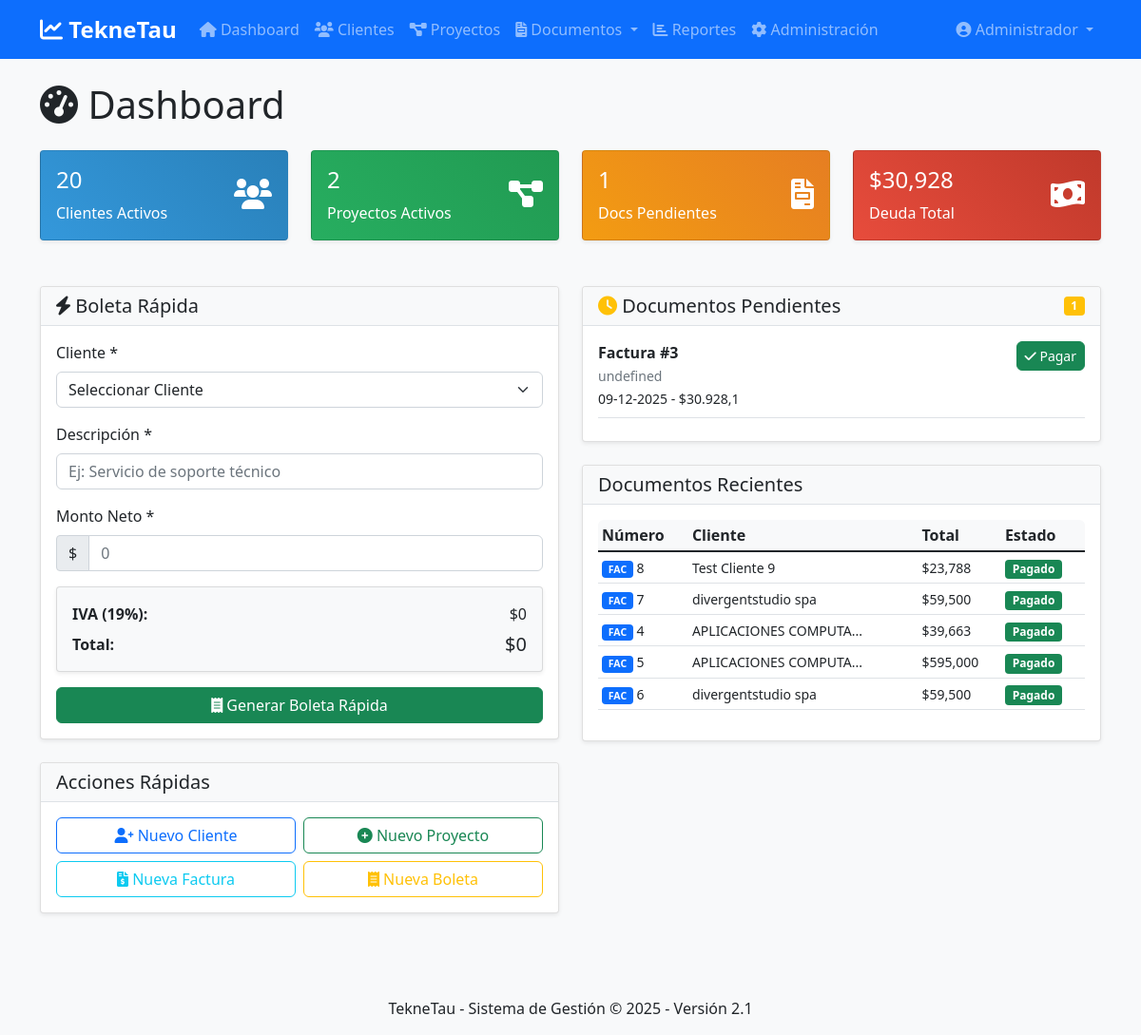
/ (signed in), run on the app's committed database.
### tables this page shows
CREATE TABLE documentos (
            id INTEGER PRIMARY KEY AUTOINCREMENT,
            numero_doc INTEGER,
            tipo_doc TEXT,
            fecha_emision DATE,
            cliente_rut TEXT,
            descripcion TEXT,
            valor_neto REAL,
            iva REAL,
            valor_total REAL,
            estado TEXT DEFAULT 'Pendiente',
            forma_pago TEXT,
            proyecto_codigo TEXT
        );

CREATE TABLE clientes (
            id INTEGER PRIMARY KEY AUTOINCREMENT,
            rut TEXT UNIQUE,
            razon_social TEXT,
            giro TEXT,
            telefono TEXT,
            email TEXT,
            direccion TEXT,
            comuna TEXT,
            fecha_creacion TEXT DEFAULT CURRENT_TIMESTAMP,
            activo BOOLEAN DEFAULT 1
        , cuenta_corriente TEXT, idt TEXT, desc_idt TEXT, banco TEXT, observaciones TEXT);

### app.py (the view)
@app.route('/')
@login_required
def index():
    conn = get_db_connection()
    stats = {
        'total_clientes': conn.execute("SELECT COUNT(*) FROM clientes WHERE activo = 1").fetchone()[0],
        'total_proyectos': conn.execute("SELECT COUNT(*) FROM proyectos WHERE estado = 'Activo'").fetchone()[0],
        'documentos_pendientes': conn.execute("SELECT COUNT(*) FROM documentos WHERE estado = 'Pendiente'").fetchone()[0],
        'deuda_total': conn.execute("SELECT COALESCE(SUM(valor_total), 0) FROM documentos WHERE estado = 'Pendiente'").fetchone()[0] or 0
    }
    documentos_recientes = rows_to_dicts(conn.execute('''
        SELECT d.*, c.razon_social FROM documentos d
        LEFT JOIN clientes c ON d.cliente_rut = c.rut
        ORDER BY d.fecha_emision DESC LIMIT 5
    ''').fetchall())
    clientes = rows_to_dicts(conn.execute("SELECT rut, razon_social FROM clientes WHERE activo = 1").fetchall())
    conn.close()
    return render_template('index.html', stats=stats, documentos=documentos_recientes, clientes=clientes)

### app.py (called while the page is built)
def get_db_connection():
    conn = sqlite3.connect(app.config['DATABASE'])
    conn.row_factory = sqlite3.Row
    return conn

def rows_to_dicts(rows):
    resultado = []
    for row in rows:
        if isinstance(row, sqlite3.Row):
            resultado.append({key: row[key] for key in row.keys()})
        elif isinstance(row, dict):
            resultado.append(row)
        else:
            try:
                resultado.append(dict(row))
            except Exception:
                resultado.append({'value': row})
    return resultado

def login_required(f):
    @wraps(f)
    def decorated_function(*args, **kwargs):
        if 'user_id' not in session:
            if request.path.startswith('/api/'):
                return jsonify({'error': 'No autorizado', 'login_required': True}), 401
            return redirect(url_for('login'))
        return f(*args, **kwargs)
    return decorated_function

### templates/index.html (shortened to what this page needs)
{% extends "base.html" %}
{% block content %}
<div class="row">
    <div class="col-12">
        <h1 class="mb-4"><i class="fas fa-tachometer-alt"></i> Dashboard</h1>
    </div>
</div>
<div class="row mb-4">
    <div class="col-md-3">
        <div class="card text-white bg-primary">
            <div class="card-body">
                <div class="d-flex justify-content-between">
                    <div>
                        <h4>{{ stats.total_clientes }}</h4>
                        <p class="mb-0">Clientes Activos</p>
                    </div>
                    <div class="align-self-center">
                        <i class="fas fa-users fa-2x"></i>
                    </div>
                </div>
            </div>
        </div>
    </div>
    <div class="col-md-3">
        <div class="card text-white bg-success">
            <div class="card-body">
                <div class="d-flex justify-content-between">
                    <div>
                        <h4>{{ stats.total_proyectos }}</h4>
                        <p class="mb-0">Proyectos Activos</p>
                    </div>
                    <div class="align-self-center">
                        <i class="fas fa-project-diagram fa-2x"></i>
                    </div>
                </div>
            </div>
        </div>
    </div>
    <div class="col-md-3">
        <div class="card text-white bg-warning">
            <div class="card-body">
                <div class="d-flex justify-content-between">
                    <div>
                        <h4>{{ stats.documentos_pendientes }}</h4>
                        <p class="mb-0">Docs Pendientes</p>
                    </div>
                    <div class="align-self-center">
                        <i class="fas fa-file-invoice fa-2x"></i>
                    </div>
                </div>
            </div>
        </div>
    </div>
    <div class="col-md-3">
        <div class="card text-white bg-danger">
            <div class="card-body">
                <div class="d-flex justify-content-between">
                    <div>
                        <h4>${{ "{:,.0f}".format(stats.deuda_total) }}</h4>
                        <p class="mb-0">Deuda Total</p>
                    </div>
                    <div class="align-self-center">
                        <i class="fas fa-money-bill-wave fa-2x"></i>
                    </div>
                </div>
            </div>
        </div>
    </div>
</div>
<div class="row">
    <div class="col-md-6">
        <div class="card mb-4">
            <div class="card-header">
                <h5 class="card-title mb-0">
                    <i class="fas fa-bolt"></i> Boleta Rápida
                </h5>
            </div>
            <div class="card-body">
                <form id="formBoletaRapida">
                    <div class="mb-3">
                        <label for="cliente_rapido" class="form-label">Cliente *</label>
                        <select class="form-select" id="cliente_rapido" name="cliente_rut" required>
                            <option value="">Seleccionar Cliente</option>
                        </select>
                    </div>
                    <div class="mb-3">
                        <label for="descripcion_rapida" class="form-label">Descripción *</label>
                        <input type="text" class="form-control" id="descripcion_rapida" name="descripcion"
                               placeholder="Ej: Servicio de soporte técnico" required>
                    </div>
                    <div class="mb-3">
                        <label for="monto_rapido" class="form-label">Monto Neto *</label>
                        <div class="input-group">
                            <span class="input-group-text">$</span>
                            <input type="number" class="form-control" id="monto_rapido" name="valor_neto"
                                   min="0" step="0.01" placeholder="0" required>
                        </div>
                    </div>
                    <div class="card bg-light mb-3">
                        <div class="card-body">
                            <div class="row">
                                <div class="col-6"><strong>IVA (19%):</strong></div>
                                <div class="col-6 text-end">$<span id="iva_rapido">0</span></div>
                            </div>
                            <div class="row mt-2">
                                <div class="col-6"><strong>Total:</strong></div>
                                <div class="col-6 text-end"><h5 class="mb-0">$<span id="total_rapido">0</span></h5></div>
                            </div>
                        </div>
                    </div>
                    <button type="button" class="btn btn-success w-100" onclick="generarBoletaRapida()">
                        <i class="fas fa-receipt"></i> Generar Boleta Rápida
                    </button>
                </form>
            </div>
        </div>
        <div class="card">
            <div class="card-header">
                <h5 class="card-title mb-0">Acciones Rápidas</h5>
            </div>
            <div class="card-body">
                <div class="row g-2">
                    <div class="col-6">
                        <a href="{{ url_for('clientes') }}" class="btn btn-outline-primary w-100">
                            <i class="fas fa-user-plus"></i> Nuevo Cliente
                        </a>
                    </div>
                    <div class="col-6">
                        <a href="{{ url_for('proyectos') }}" class="btn btn-outline-success w-100">
                            <i class="fas fa-plus-circle"></i> Nuevo Proyecto
                        </a>
                    </div>
                    <div class="col-6">
                        <a href="{{ url_for('facturas') }}" class="btn btn-outline-info w-100">
                            <i class="fas fa-file-invoice-dollar"></i> Nueva Factura
                        </a>
                    </div>
                    <div class="col-6">
                        <a href="{{ url_for('boletas') }}" class="btn btn-outline-warning w-100">
                            <i class="fas fa-receipt"></i> Nueva Boleta
                        </a>
                    </div>
                </div>
            </div>
        </div>
    </div>
    <div class="col-md-6">
        <div class="card mb-4">
            <div class="card-header d-flex justify-content-between align-items-center">
                <h5 class="card-title mb-0">
                    <i class="fas fa-clock text-warning"></i> Documentos Pendientes
                </h5>
                <span class="badge bg-warning" id="contadorPendientes">0</span>
            </div>
            <div class="card-body">
                <div id="listaPendientes" style="max-height: 300px; overflow-y: auto;">
                </div>
            </div>
        </div>
        <div class="card">
            <div class="card-header">
                <h5 class="card-title mb-0">Documentos Recientes</h5>
            </div>
            <div class="card-body">
                {% if documentos %}
                <div class="table-responsive">
                    <table class="table table-sm">
                        <thead>
                            <tr>
                                <th>Número</th>
                                <th>Cliente</th>
                                <th>Total</th>
                                <th>Estado</th>
                            </tr>
                        </thead>
                        <tbody>
                            {% for doc in documentos %}
                            <tr>
                                <td>
                                    <small>
                                        {% if doc.tipo_doc == 'FAC' %}
                                            <span class="badge bg-primary">FAC</span>
                                        {% else %}
                                            <span class="badge bg-info">BOL</span>
                                        {% endif %}
                                        {{ doc.numero_doc }}
                                    </small>
                                </td>
                                <td><small>{{ doc.razon_social[:20] }}{% if doc.razon_social|length > 20 %}...{% endif %}</small></td>
                                <td><small>${{ "{:,.0f}".format(doc.valor_total) }}</small></td>
                                <td>
                                    {% if doc.estado == 'Pagado' %}
                                        <span class="badge bg-success">Pagado</span>
                                    {% else %}
                                        <span class="badge bg-warning">Pendiente</span>
                                    {% endif %}
                                </td>
                            </tr>
                            {% endfor %}
                        </tbody>
                    </table>
                </div>
                {% else %}
                <p class="text-muted">No hay documentos recientes.</p>
                {% endif %}
            </div>
        </div>
    </div>
</div>
{% endblock %}

### templates/base.html (shortened to what this page needs)
<!DOCTYPE html>
<html lang="es">
<head>
    <link href="https://cdn.jsdelivr.net/npm/bootstrap@5.1.3/dist/css/bootstrap.min.css" rel="stylesheet">
    <link href="https://cdnjs.cloudflare.com/ajax/libs/font-awesome/6.0.0/css/all.min.css" rel="stylesheet">
    <link href="{{ url_for('static', filename='css/style.css') }}" rel="stylesheet">
</head>
<body>
    <nav class="navbar navbar-expand-lg navbar-dark bg-primary">
        <div class="container">
            <a class="navbar-brand" href="{{ url_for('index') }}">
                <i class="fas fa-chart-line"></i> TekneTau
            </a>
            <div class="collapse navbar-collapse" id="navbarNav">
                <ul class="navbar-nav me-auto">
                    <li class="nav-item">
                        <a class="nav-link" href="{{ url_for('index') }}">
                            <i class="fas fa-home"></i> Dashboard
                        </a>
                    </li>
                    <li class="nav-item">
                        <a class="nav-link" href="{{ url_for('clientes') }}">
                            <i class="fas fa-users"></i> Clientes
                        </a>
                    </li>
                    <li class="nav-item">
                        <a class="nav-link" href="{{ url_for('proyectos') }}">
                            <i class="fas fa-project-diagram"></i> Proyectos
                        </a>
                    </li>
                    <li class="nav-item dropdown">
                        <a class="nav-link dropdown-toggle" href="#" id="navbarDropdown" role="button" data-bs-toggle="dropdown">
                            <i class="fas fa-file-invoice"></i> Documentos
                        </a>
                    </li>
                    <li class="nav-item">
                        <a class="nav-link" href="{{ url_for('reportes') }}">
                            <i class="fas fa-chart-bar"></i> Reportes
                        </a>
                    </li>
                    <li class="nav-item">
                        <a class="nav-link" href="{{ url_for('administracion') }}">
                            <i class="fas fa-cog"></i> Administración
                        </a>
                    </li>
                </ul>
                <ul class="navbar-nav">
                    <li class="nav-item dropdown">
                        <a class="nav-link dropdown-toggle" href="#" id="userDropdown" role="button" data-bs-toggle="dropdown">
                            <i class="fas fa-user-circle"></i> {{ session.nombre }}
                        </a>
                    </li>
                </ul>
            </div>
        </div>
    </nav>
    <div class="container mt-4">
        {% block content %}{% endblock %}
    </div>
    <footer class="bg-light text-center py-3 mt-5">
        <div class="container">
            <p class="mb-0">TekneTau - Sistema de Gestión &copy; 2025 - Versión 2.1</p>
        </div>
    </footer>
</body>
</html>

### static/css/style.css (style rules this page uses)
:root { --primary-color: #2c3e50; --secondary-color: #3498db; --success-color: #27ae60; --warning-color: #f39c12; --danger-color: #e74c3c; --nc-color: #27ae60; --nd-color: #f39c12; }
body { background-color: #f8f9fa; font-family: 'Segoe UI', Tahoma, Geneva, Verdana, sans-serif; }
.navbar-brand { font-weight: bold; font-size: 1.5rem; }
.card { box-shadow: 0 0.125rem 0.25rem rgba(0, 0, 0, 0.075); border: 1px solid rgba(0, 0, 0, 0.125); margin-bottom: 1.5rem; }
.card-header { background-color: #f8f9fa; border-bottom: 1px solid #dee2e6; font-weight: 600; }
.table th { border-top: none; font-weight: 600; background-color: #f8f9fa; }
.btn { border-radius: 0.375rem; font-weight: 500; }
.card.bg-primary { background: linear-gradient(45deg, #3498db, #2980b9) !important; }
.card.bg-success { background: linear-gradient(45deg, #27ae60, #219a52) !important; }
.card.bg-warning { background: linear-gradient(45deg, #f39c12, #e67e22) !important; }
.card.bg-danger { background: linear-gradient(45deg, #e74c3c, #c0392b) !important; }
.table-responsive { border-radius: 0.375rem; }
.form-control, .form-select { border-radius: 0.375rem; border: 1px solid #ced4da; }

### data on the page
documentos: tipo_doc "FAC", numero_doc "8", razon_social "Test Cliente 9", valor_total "23,788", estado "Pagado"
documentos: tipo_doc "FAC", numero_doc "7", razon_social "divergentstudio spa", valor_total "59,500", estado "Pagado"
documentos: tipo_doc "FAC", numero_doc "4", razon_social "APLICACIONES COMPUTA", valor_total "39,663", estado "Pagado"
documentos: tipo_doc "FAC", numero_doc "5", razon_social "APLICACIONES COMPUTA", valor_total "595,000", estado "Pagado"
documentos: tipo_doc "FAC", numero_doc "6", razon_social "divergentstudio spa", valor_total "59,500", estado "Pagado"

### other printed values
{{ session.nombre }} "Administrador"
{{ stats.total_clientes }} "20"
{{ stats.total_proyectos }} "2"
{{ stats.documentos_pendientes }} "1"
{{ "{:,.0f}".format(stats.deuda_total) }} "30,928"
